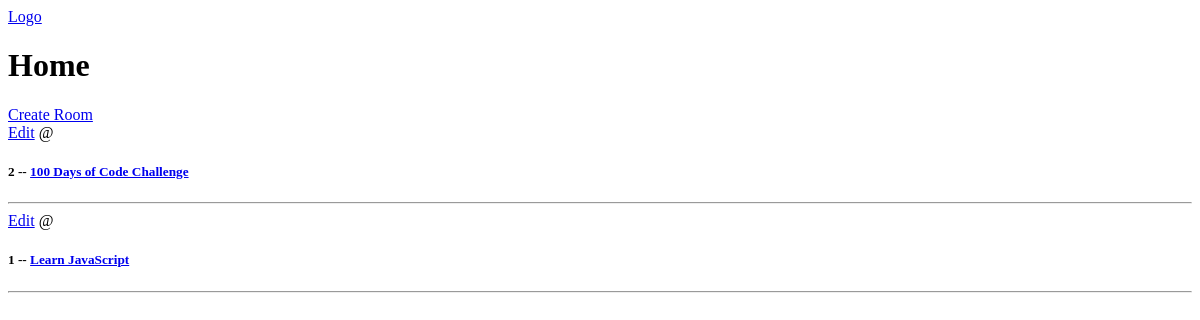
/, run on an earlier commit of the app's database.
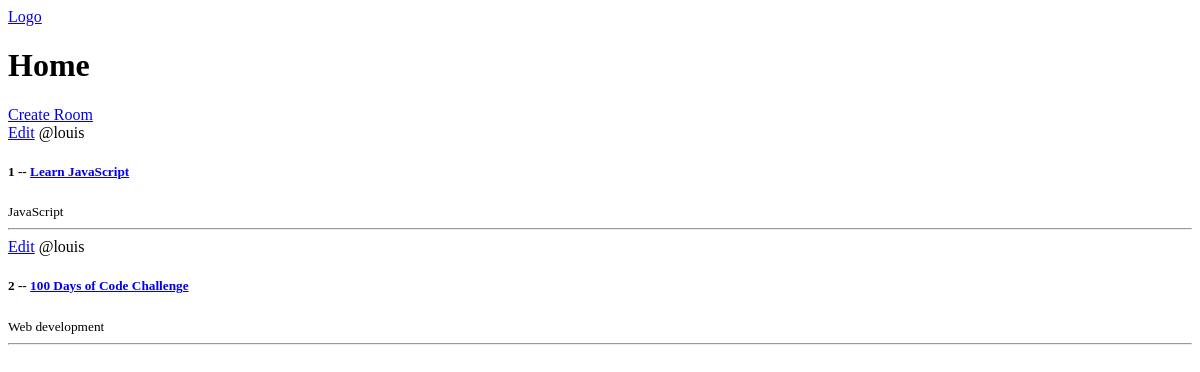
And on a later commit of the database.
### base/models.py (models this page shows, shortened)
class Room(models.Model):
    host = models.ForeignKey(User, on_delete=models.SET_NULL, null=True)
    topic = models.ForeignKey(Topic, on_delete=models.SET_NULL, null=True)
    name = models.CharField(max_length=200)
    description = models.TextField(null=True, blank=True)
    updated = models.DateTimeField(auto_now=True)
    created = models.DateTimeField(auto_now_add=True)
    class Meta:
        ordering = ['-updated', '-created']

class Topic(models.Model):
    name = models.CharField(max_length=200)

### base/views.py (the view)
# urls.py: path('', views.home, name="home"),
def home(request):
    rooms = Room.objects.all()
    context = {'rooms': rooms}   #context dictionary
    return render(request, 'base/home.html', context)

### base/templates/base/home.html
{% extends 'main.html' %}
{% block body %}
    <h1>Home</h1>
    <div>
        <a href="{% url 'create-room'  %}">Create Room</a>
        {% for room in rooms %}
            <div>
                <a href="{% url 'update-room' room.id %}">Edit</a>
                <span>@{{ room.host.username }}</span>
                <h5>{{ room.id }} -- <a href="{% url 'room' room.id %}">{{ room.name }}</a></h5>
                <small>{{ room.topic.name }}</small>
                <hr>
            </div>
        {% endfor %}
    </div>
{% endblock body%}

### templates/main.html (shortened to what this page needs)
<!DOCTYPE html>
<html lang="en">
<head>
</head>
<body>
    {% include 'navbar.html' %}
    {% block body %}
    {% endblock %}
</body>
</html>

### templates/navbar.html
<a href="/">
    Logo
</a>

What changed in the data, as far as the page shows it:
changed Room "Learn JavaScript": host.username (not shown) → "louis"; topic.name (not shown) → "JavaScript"; moves up the list
changed Room "100 Days of Code Challenge": host.username (not shown) → "louis"; topic.name (not shown) → "Web development"
